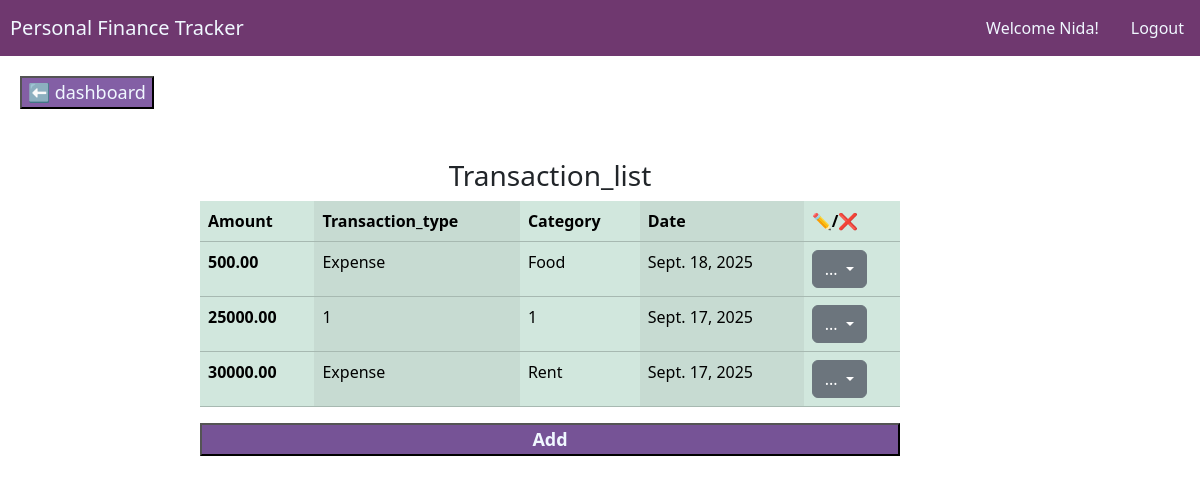
The page /transaction_list/ (signed in) on the database its author committed.
### finance/models.py (models this page shows, shortened)
class Transactions(models.Model):
     TYPE_CHOICES=(
          ('Income','Income'),
          ('Expense','Expense'),
     )
     CATEGORY_CHOICES=(
         ('Salary','Salary'),
          ('Food','Food'),
          ('Rent','Rent'),
         ('Travel','Travel'),
          ('Entertainment','Entertainment')
     )
     user=models.ForeignKey(User ,on_delete=models.CASCADE,null=False)
     amount=models.DecimalField(max_digits=20,decimal_places=2)
     type=models.CharField(max_length=10,choices=TYPE_CHOICES)
     category=models.CharField(max_length=20,choices=CATEGORY_CHOICES)
     date=models.DateField(default=timezone.now)
     notes=models.TextField(blank=True,null=True)

### finance/views.py (the view)
# urls.py: path('transaction_list/',views.transaction_list,name='transaction_list'),
def transaction_list(request):
    items=Transactions.objects.filter(user=request.user).order_by('-date')
    return render(request,'finance/transaction_list.html',{'items':items})

### finance/templates/finance/transaction_list.html (shortened to what this page needs)
{%extends 'finance/base.html'%}
{%block content%}
<form method="get" action="{%url 'finance:dashboard'%}">
<button type="submit" style="font-size:large; background-color: rgb(131, 95, 165); color: aliceblue; margin-top: 20px; margin-left: 20px;">⬅ dashboard</button>
</form>
<div style="margin-top: 50px; margin-left: 200px; margin-right: 300px;">
    <h3 style="text-align: center;">Transaction_list</h3>
<table class="table table-success table-striped-columns">
  <thead>
    <tr>
      <th scope="col">Amount</th>
      <th scope="col">Transaction_type</th>
      <th scope="col">Category</th>
      <th scope="col">Date</th>
      <th scope="rowgroup">✏️/❌</th>
    </tr>
  </thead>
  {%for item in items%}
  <tbody>
    <tr>
      <th scope="row">{{item.amount}}</th>
      <td  >{{item.type}}</td>
      <td>{{item.category}}</td>
      <td>{{item.date}} </td>
      <td><div class="dropdown">
  <button class="btn btn-secondary dropdown-toggle " type="button" data-bs-toggle="dropdown" aria-expanded="false">
    ...
  </button>
</div></td>
    </tr>
</tbody>
{%endfor%}
</table>
<form method="get" action="{%url 'finance:transaction_form'%}">
<button style="width:100%; background-color: rgb(118, 83, 150);color: aliceblue;font-size: large;font-weight: 700;" type="submit">Add</button>
</form>
</div>
{%endblock%}

### finance/templates/finance/base.html (shortened to what this page needs)
<!DOCTYPE html>
<html lang="en">
<head>
    <link href="https://cdn.jsdelivr.net/npm/bootstrap@5.3.8/dist/css/bootstrap.min.css" rel="stylesheet">
</head>
<body>
   <nav class="navbar" style="background-color: #6f386f;" data-bs-theme="light>
  <div class="container-fluid" >
    <span class="navbar-brand mb-0 h1" style="color: aliceblue; margin-left: 10px;">Personal Finance Tracker</span>
  {%if user.is_authenticated%}
  <ul class="nav justify-content-end">
    <li class="nav-item">
    <a class="nav-link active" style="color: aliceblue;"       aria-current="page" href="#">Welcome {{user.username}}!</a>
  </li>
  <li class="nav-item">
    <a class="nav-link active" style="color: aliceblue;"   aria-current="page" href="{%url 'finance:logout'%}">Logout</a>
  </li>
  </ul>
  {%endif%}
</nav>
{%block content%}
{%endblock%}
</body>
</html>

### rows shown on the page
Transactions: amount "500.00", type "Expense", category "Food", date "Sept. 18, 2025"
Transactions: amount "25000.00", type "1", category "1", date "Sept. 17, 2025"
Transactions: amount "30000.00", type "Expense", category "Rent", date "Sept. 17, 2025"

### other values the page prints
{{ user.username }} "Nida"
